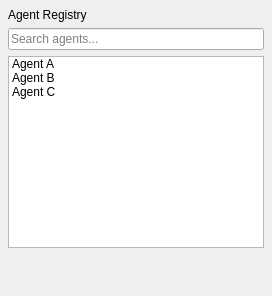
<?xml version="1.0" encoding="UTF-8"?>
<ui version="4.0">
 <class>AgentRegistryPanel</class>
 <widget class="QWidget" name="AgentRegistryPanel">
  <property name="minimumSize">
   <size><width>200</width><height>0</height></size>
  </property>
  <layout class="QVBoxLayout" name="mainLayout">
   <property name="leftMargin"><number>8</number></property>
   <property name="topMargin"><number>8</number></property>
   <property name="rightMargin"><number>8</number></property>
   <property name="bottomMargin"><number>8</number></property>
   <property name="spacing"><number>6</number></property>
   <item>
    <widget class="QLabel" name="titleLabel">
     <property name="text"><string>Agent Registry</string></property>
    </widget>
   </item>
   <item>
    <widget class="QLineEdit" name="searchEdit">
     <property name="placeholderText"><string>Search agents...</string></property>
    </widget>
   </item>
   <item>
    <widget class="QListWidget" name="agentList">
     <item><property name="text"><string>Agent A</string></property></item>
     <item><property name="text"><string>Agent B</string></property></item>
     <item><property name="text"><string>Agent C</string></property></item>
    </widget>
   </item>
   <item>
    <spacer name="bottomSpacer">
     <property name="orientation"><enum>Qt::Orientation::Vertical</enum></property>
     <property name="sizeHint" stdset="0">
      <size><width>20</width><height>40</height></size>
     </property>
    </spacer>
   </item>
  </layout>
 </widget>
 <layoutdefault spacing="6" margin="11"/>
 <resources/>
 <connections/>
</ui>
